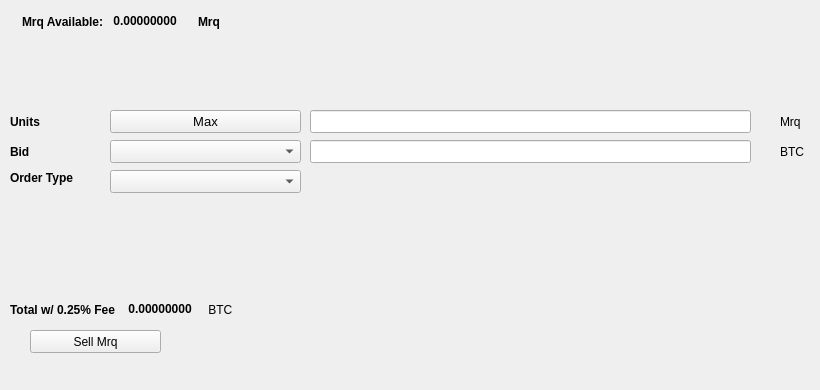
   <widget class="QWidget" name="SellTab">
    <attribute name="title">
     <string>Sell</string>
    </attribute>
    <widget class="QLabel" name="label_16">
     <property name="geometry">
      <rect>
       <x>780</x>
       <y>140</y>
       <width>31</width>
       <height>23</height>
      </rect>
     </property>
     <property name="text">
      <string>BTC</string>
     </property>
    </widget>
    <widget class="QComboBox" name="SellBidcomboBox">
     <property name="geometry">
      <rect>
       <x>110</x>
       <y>140</y>
       <width>191</width>
       <height>23</height>
      </rect>
     </property>
     <property name="font">
      <font>
       <pointsize>10</pointsize>
      </font>
     </property>
    </widget>
    <widget class="QLabel" name="label_18">
     <property name="geometry">
      <rect>
       <x>10</x>
       <y>110</y>
       <width>46</width>
       <height>23</height>
      </rect>
     </property>
     <property name="font">
      <font>
       <weight>75</weight>
       <bold>true</bold>
      </font>
     </property>
     <property name="text">
      <string>Units</string>
     </property>
    </widget>
    <widget class="QPushButton" name="Sell_Max_Amount">
     <property name="geometry">
      <rect>
       <x>110</x>
       <y>110</y>
       <width>191</width>
       <height>23</height>
      </rect>
     </property>
     <property name="font">
      <font>
       <pointsize>10</pointsize>
      </font>
     </property>
     <property name="text">
      <string>Max</string>
     </property>
    </widget>
    <widget class="QLabel" name="label_20">
     <property name="geometry">
      <rect>
       <x>10</x>
       <y>170</y>
       <width>91</width>
       <height>16</height>
      </rect>
     </property>
     <property name="font">
      <font>
       <weight>75</weight>
       <bold>true</bold>
      </font>
     </property>
     <property name="text">
      <string>Order Type</string>
     </property>
    </widget>
    <widget class="QComboBox" name="SellOrdertypeCombo">
     <property name="geometry">
      <rect>
       <x>110</x>
       <y>170</y>
       <width>191</width>
       <height>23</height>
      </rect>
     </property>
     <property name="font">
      <font>
       <pointsize>10</pointsize>
      </font>
     </property>
    </widget>
    <widget class="QLabel" name="label_21">
     <property name="geometry">
      <rect>
       <x>10</x>
       <y>140</y>
       <width>46</width>
       <height>23</height>
      </rect>
     </property>
     <property name="font">
      <font>
       <weight>75</weight>
       <bold>true</bold>
      </font>
     </property>
     <property name="text">
      <string>Bid</string>
     </property>
    </widget>
    <widget class="QLabel" name="label_22">
     <property name="geometry">
      <rect>
       <x>780</x>
       <y>110</y>
       <width>31</width>
       <height>23</height>
      </rect>
     </property>
     <property name="text">
      <string>Mrq</string>
     </property>
    </widget>
    <widget class="QLineEdit" name="UnitsInputMrq">
     <property name="geometry">
      <rect>
       <x>310</x>
       <y>110</y>
       <width>441</width>
       <height>23</height>
      </rect>
     </property>
     <property name="font">
      <font>
       <pointsize>9</pointsize>
       <weight>75</weight>
       <bold>true</bold>
      </font>
     </property>
    </widget>
    <widget class="QLineEdit" name="SellBidPriceEdit">
     <property name="geometry">
      <rect>
       <x>310</x>
       <y>140</y>
       <width>441</width>
       <height>23</height>
      </rect>
     </property>
     <property name="font">
      <font>
       <pointsize>9</pointsize>
       <weight>75</weight>
       <bold>true</bold>
      </font>
     </property>
    </widget>
    <widget class="QPushButton" name="SellMrqBTN">
     <property name="geometry">
      <rect>
       <x>30</x>
       <y>330</y>
       <width>131</width>
       <height>23</height>
      </rect>
     </property>
     <property name="text">
      <string>Sell Mrq</string>
     </property>
     <property name="icon">
      <iconset resource="../mrq">
       <normaloff>:/icons/bitcoin</normaloff>:/icons/bitcoin</iconset>
     </property>
    </widget>
    <widget class="QWidget" name="layoutWidget3">
     <property name="geometry">
      <rect>
       <x>22</x>
       <y>12</y>
       <width>258</width>
       <height>19</height>
      </rect>
     </property>
     <layout class="QHBoxLayout" name="horizontalLayout">
      <item>
       <widget class="QLabel" name="label232_2">
        <property name="font">
         <font>
          <weight>75</weight>
          <bold>true</bold>
         </font>
        </property>
        <property name="text">
         <string>Mrq Available:</string>
        </property>
       </widget>
      </item>
      <item>
       <widget class="QLabel" name="MrqAvailableLabel">
        <property name="palette">
         <palette>
          <active>
           <colorrole role="WindowText">
            <brush brushstyle="SolidPattern">
             <color alpha="255">
              <red>0</red>
              <green>0</green>
              <blue>0</blue>
             </color>
            </brush>
           </colorrole>
           <colorrole role="Button">
            <brush brushstyle="SolidPattern">
             <color alpha="255">
              <red>0</red>
              <green>170</green>
              <blue>0</blue>
             </color>
            </brush>
           </colorrole>
           <colorrole role="Light">
            <brush brushstyle="SolidPattern">
             <color alpha="255">
              <red>0</red>
              <green>255</green>
              <blue>0</blue>
             </color>
            </brush>
           </colorrole>
           <colorrole role="Midlight">
            <brush brushstyle="SolidPattern">
             <color alpha="255">
              <red>0</red>
              <green>212</green>
              <blue>0</blue>
             </color>
            </brush>
           </colorrole>
           <colorrole role="Dark">
            <brush brushstyle="SolidPattern">
             <color alpha="255">
              <red>0</red>
              <green>85</green>
              <blue>0</blue>
             </color>
            </brush>
           </colorrole>
           <colorrole role="Mid">
            <brush brushstyle="SolidPattern">
             <color alpha="255">
              <red>0</red>
              <green>113</green>
              <blue>0</blue>
             </color>
            </brush>
           </colorrole>
           <colorrole role="Text">
            <brush brushstyle="SolidPattern">
             <color alpha="255">
              <red>0</red>
              <green>170</green>
              <blue>0</blue>
             </color>
            </brush>
           </colorrole>
           <colorrole role="BrightText">
            <brush brushstyle="SolidPattern">
             <color alpha="255">
              <red>255</red>
              <green>255</green>
              <blue>255</blue>
             </color>
            </brush>
           </colorrole>
           <colorrole role="ButtonText">
            <brush brushstyle="SolidPattern">
             <color alpha="255">
              <red>0</red>
              <green>0</green>
              <blue>0</blue>
             </color>
            </brush>
           </colorrole>
           <colorrole role="Base">
            <brush brushstyle="SolidPattern">
             <color alpha="255">
              <red>255</red>
              <green>255</green>
              <blue>255</blue>
             </color>
            </brush>
           </colorrole>
           <colorrole role="Window">
            <brush brushstyle="SolidPattern">
             <color alpha="255">
              <red>0</red>
              <green>170</green>
              <blue>0</blue>
             </color>
            </brush>
           </colorrole>
           <colorrole role="Shadow">
            <brush brushstyle="SolidPattern">
             <color alpha="255">
              <red>0</red>
              <green>0</green>
              <blue>0</blue>
             </color>
            </brush>
           </colorrole>
           <colorrole role="AlternateBase">
            <brush brushstyle="SolidPattern">
             <color alpha="255">
              <red>127</red>
              <green>212</green>
              <blue>127</blue>
             </color>
            </brush>
           </colorrole>
           <colorrole role="ToolTipBase">
            <brush brushstyle="SolidPattern">
             <color alpha="255">
              <red>255</red>
              <green>255</green>
              <blue>220</blue>
             </color>
            </brush>
           </colorrole>
           <colorrole role="ToolTipText">
            <brush brushstyle="SolidPattern">
             <color alpha="255">
              <red>0</red>
              <green>0</green>
              <blue>0</blue>
             </color>
            </brush>
           </colorrole>
          </active>
          <inactive>
           <colorrole role="WindowText">
            <brush brushstyle="SolidPattern">
             <color alpha="255">
              <red>0</red>
              <green>0</green>
              <blue>0</blue>
             </color>
            </brush>
           </colorrole>
           <colorrole role="Button">
            <brush brushstyle="SolidPattern">
             <color alpha="255">
              <red>0</red>
              <green>170</green>
              <blue>0</blue>
             </color>
            </brush>
           </colorrole>
           <colorrole role="Light">
            <brush brushstyle="SolidPattern">
             <color alpha="255">
              <red>0</red>
              <green>255</green>
              <blue>0</blue>
             </color>
            </brush>
           </colorrole>
           <colorrole role="Midlight">
            <brush brushstyle="SolidPattern">
             <color alpha="255">
              <red>0</red>
              <green>212</green>
              <blue>0</blue>
             </color>
            </brush>
           </colorrole>
           <colorrole role="Dark">
            <brush brushstyle="SolidPattern">
             <color alpha="255">
              <red>0</red>
              <green>85</green>
              <blue>0</blue>
             </color>
            </brush>
           </colorrole>
           <colorrole role="Mid">
            <brush brushstyle="SolidPattern">
             <color alpha="255">
              <red>0</red>
              <green>113</green>
              <blue>0</blue>
             </color>
            </brush>
           </colorrole>
           <colorrole role="Text">
            <brush brushstyle="SolidPattern">
             <color alpha="255">
              <red>0</red>
              <green>170</green>
              <blue>0</blue>
             </color>
            </brush>
           </colorrole>
           <colorrole role="BrightText">
            <brush brushstyle="SolidPattern">
             <color alpha="255">
              <red>255</red>
              <green>255</green>
              <blue>255</blue>
             </color>
            </brush>
           </colorrole>
           <colorrole role="ButtonText">
            <brush brushstyle="SolidPattern">
             <color alpha="255">
              <red>0</red>
              <green>0</green>
              <blue>0</blue>
             </color>
            </brush>
           </colorrole>
           <colorrole role="Base">
            <brush brushstyle="SolidPattern">
             <color alpha="255">
              <red>255</red>
              <green>255</green>
              <blue>255</blue>
             </color>
            </brush>
           </colorrole>
           <colorrole role="Window">
            <brush brushstyle="SolidPattern">
             <color alpha="255">
              <red>0</red>
              <green>170</green>
              <blue>0</blue>
             </color>
            </brush>
           </colorrole>
           <colorrole role="Shadow">
            <brush brushstyle="SolidPattern">
             <color alpha="255">
              <red>0</red>
              <green>0</green>
              <blue>0</blue>
             </color>
            </brush>
           </colorrole>
           <colorrole role="AlternateBase">
            <brush brushstyle="SolidPattern">
             <color alpha="255">
              <red>127</red>
              <green>212</green>
              <blue>127</blue>
             </color>
            </brush>
           </colorrole>
           <colorrole role="ToolTipBase">
            <brush brushstyle="SolidPattern">
             <color alpha="255">
              <red>255</red>
              <green>255</green>
              <blue>220</blue>
             </color>
            </brush>
           </colorrole>
           <colorrole role="ToolTipText">
            <brush brushstyle="SolidPattern">
             <color alpha="255">
              <red>0</red>
              <green>0</green>
              <blue>0</blue>
             </color>
            </brush>
           </colorrole>
          </inactive>
          <disabled>
           <colorrole role="WindowText">
            <brush brushstyle="SolidPattern">
             <color alpha="255">
              <red>0</red>
              <green>85</green>
              <blue>0</blue>
             </color>
            </brush>
           </colorrole>
           <colorrole role="Button">
            <brush brushstyle="SolidPattern">
             <color alpha="255">
              <red>0</red>
              <green>170</green>
              <blue>0</blue>
             </color>
            </brush>
           </colorrole>
           <colorrole role="Light">
            <brush brushstyle="SolidPattern">
             <color alpha="255">
              <red>0</red>
              <green>255</green>
              <blue>0</blue>
             </color>
            </brush>
           </colorrole>
           <colorrole role="Midlight">
            <brush brushstyle="SolidPattern">
             <color alpha="255">
              <red>0</red>
              <green>212</green>
              <blue>0</blue>
             </color>
            </brush>
           </colorrole>
           <colorrole role="Dark">
            <brush brushstyle="SolidPattern">
             <color alpha="255">
              <red>0</red>
              <green>85</green>
              <blue>0</blue>
             </color>
            </brush>
           </colorrole>
           <colorrole role="Mid">
            <brush brushstyle="SolidPattern">
             <color alpha="255">
              <red>0</red>
              <green>113</green>
              <blue>0</blue>
             </color>
            </brush>
           </colorrole>
           <colorrole role="Text">
            <brush brushstyle="SolidPattern">
             <color alpha="255">
              <red>0</red>
              <green>85</green>
              <blue>0</blue>
             </color>
            </brush>
           </colorrole>
           <colorrole role="BrightText">
            <brush brushstyle="SolidPattern">
             <color alpha="255">
              <red>255</red>
              <green>255</green>
              <blue>255</blue>
             </color>
            </brush>
           </colorrole>
           <colorrole role="ButtonText">
            <brush brushstyle="SolidPattern">
             <color alpha="255">
              <red>0</red>
              <green>85</green>
              <blue>0</blue>
             </color>
            </brush>
           </colorrole>
           <colorrole role="Base">
            <brush brushstyle="SolidPattern">
             <color alpha="255">
              <red>0</red>
              <green>170</green>
              <blue>0</blue>
             </color>
            </brush>
           </colorrole>
           <colorrole role="Window">
            <brush brushstyle="SolidPattern">
             <color alpha="255">
              <red>0</red>
              <green>170</green>
              <blue>0</blue>
             </color>
            </brush>
           </colorrole>
           <colorrole role="Shadow">
            <brush brushstyle="SolidPattern">
             <color alpha="255">
              <red>0</red>
              <green>0</green>
              <blue>0</blue>
             </color>
            </brush>
           </colorrole>
           <colorrole role="AlternateBase">
            <brush brushstyle="SolidPattern">
             <color alpha="255">
              <red>0</red>
              <green>170</green>
              <blue>0</blue>
             </color>
            </brush>
           </colorrole>
           <colorrole role="ToolTipBase">
            <brush brushstyle="SolidPattern">
             <color alpha="255">
              <red>255</red>
              <green>255</green>
              <blue>220</blue>
             </color>
            </brush>
           </colorrole>
           <colorrole role="ToolTipText">
            <brush brushstyle="SolidPattern">
             <color alpha="255">
              <red>0</red>
              <green>0</green>
              <blue>0</blue>
             </color>
            </brush>
           </colorrole>
          </disabled>
         </palette>
        </property>
        <property name="font">
         <font>
          <weight>75</weight>
          <bold>true</bold>
         </font>
        </property>
        <property name="text">
         <string> 0.00000000 </string>
        </property>
        <property name="textInteractionFlags">
         <set>Qt::LinksAccessibleByMouse|Qt::TextSelectableByKeyboard|Qt::TextSelectableByMouse</set>
        </property>
       </widget>
      </item>
      <item>
       <widget class="QLabel" name="labelMrq">
        <property name="font">
         <font>
          <weight>75</weight>
          <bold>true</bold>
         </font>
        </property>
        <property name="text">
         <string>Mrq</string>
        </property>
       </widget>
      </item>
     </layout>
    </widget>
    <widget class="QWidget" name="layoutWidget">
     <property name="geometry">
      <rect>
       <x>10</x>
       <y>300</y>
       <width>268</width>
       <height>19</height>
      </rect>
     </property>
     <layout class="QHBoxLayout" name="horizontalLayout_2">
      <item>
       <widget class="QLabel" name="label_19">
        <property name="font">
         <font>
          <weight>75</weight>
          <bold>true</bold>
         </font>
        </property>
        <property name="text">
         <string>Total w/ 0.25% Fee </string>
        </property>
       </widget>
      </item>
      <item>
       <widget class="QLabel" name="SellCostLabel">
        <property name="palette">
         <palette>
          <active>
           <colorrole role="WindowText">
            <brush brushstyle="SolidPattern">
             <color alpha="255">
              <red>0</red>
              <green>0</green>
              <blue>0</blue>
             </color>
            </brush>
           </colorrole>
           <colorrole role="Button">
            <brush brushstyle="SolidPattern">
             <color alpha="255">
              <red>0</red>
              <green>170</green>
              <blue>0</blue>
             </color>
            </brush>
           </colorrole>
           <colorrole role="Light">
            <brush brushstyle="SolidPattern">
             <color alpha="255">
              <red>0</red>
              <green>255</green>
              <blue>0</blue>
             </color>
            </brush>
           </colorrole>
           <colorrole role="Midlight">
            <brush brushstyle="SolidPattern">
             <color alpha="255">
              <red>0</red>
              <green>212</green>
              <blue>0</blue>
             </color>
            </brush>
           </colorrole>
           <colorrole role="Dark">
            <brush brushstyle="SolidPattern">
             <color alpha="255">
              <red>0</red>
              <green>85</green>
              <blue>0</blue>
             </color>
            </brush>
           </colorrole>
           <colorrole role="Mid">
            <brush brushstyle="SolidPattern">
             <color alpha="255">
              <red>0</red>
              <green>113</green>
              <blue>0</blue>
             </color>
            </brush>
           </colorrole>
           <colorrole role="Text">
            <brush brushstyle="SolidPattern">
             <color alpha="255">
              <red>0</red>
              <green>170</green>
              <blue>0</blue>
             </color>
            </brush>
           </colorrole>
           <colorrole role="BrightText">
            <brush brushstyle="SolidPattern">
             <color alpha="255">
              <red>255</red>
              <green>255</green>
              <blue>255</blue>
             </color>
            </brush>
           </colorrole>
           <colorrole role="ButtonText">
            <brush brushstyle="SolidPattern">
             <color alpha="255">
              <red>0</red>
              <green>0</green>
              <blue>0</blue>
             </color>
            </brush>
           </colorrole>
           <colorrole role="Base">
            <brush brushstyle="SolidPattern">
             <color alpha="255">
              <red>255</red>
              <green>255</green>
              <blue>255</blue>
             </color>
            </brush>
           </colorrole>
           <colorrole role="Window">
            <brush brushstyle="SolidPattern">
             <color alpha="255">
              <red>0</red>
              <green>170</green>
              <blue>0</blue>
             </color>
            </brush>
           </colorrole>
           <colorrole role="Shadow">
            <brush brushstyle="SolidPattern">
             <color alpha="255">
              <red>0</red>
              <green>0</green>
              <blue>0</blue>
             </color>
            </brush>
           </colorrole>
           <colorrole role="AlternateBase">
            <brush brushstyle="SolidPattern">
             <color alpha="255">
              <red>127</red>
              <green>212</green>
              <blue>127</blue>
             </color>
            </brush>
           </colorrole>
           <colorrole role="ToolTipBase">
            <brush brushstyle="SolidPattern">
             <color alpha="255">
              <red>255</red>
              <green>255</green>
              <blue>220</blue>
             </color>
            </brush>
           </colorrole>
           <colorrole role="ToolTipText">
            <brush brushstyle="SolidPattern">
             <color alpha="255">
              <red>0</red>
              <green>0</green>
              <blue>0</blue>
             </color>
            </brush>
           </colorrole>
          </active>
          <inactive>
           <colorrole role="WindowText">
            <brush brushstyle="SolidPattern">
             <color alpha="255">
              <red>0</red>
              <green>0</green>
              <blue>0</blue>
             </color>
            </brush>
           </colorrole>
           <colorrole role="Button">
            <brush brushstyle="SolidPattern">
             <color alpha="255">
              <red>0</red>
              <green>170</green>
              <blue>0</blue>
             </color>
            </brush>
           </colorrole>
           <colorrole role="Light">
            <brush brushstyle="SolidPattern">
             <color alpha="255">
              <red>0</red>
              <green>255</green>
              <blue>0</blue>
             </color>
            </brush>
           </colorrole>
           <colorrole role="Midlight">
            <brush brushstyle="SolidPattern">
             <color alpha="255">
              <red>0</red>
              <green>212</green>
              <blue>0</blue>
             </color>
            </brush>
           </colorrole>
           <colorrole role="Dark">
            <brush brushstyle="SolidPattern">
             <color alpha="255">
              <red>0</red>
              <green>85</green>
              <blue>0</blue>
             </color>
            </brush>
           </colorrole>
           <colorrole role="Mid">
            <brush brushstyle="SolidPattern">
             <color alpha="255">
              <red>0</red>
              <green>113</green>
              <blue>0</blue>
             </color>
            </brush>
           </colorrole>
           <colorrole role="Text">
            <brush brushstyle="SolidPattern">
             <color alpha="255">
              <red>0</red>
              <green>170</green>
              <blue>0</blue>
             </color>
            </brush>
           </colorrole>
           <colorrole role="BrightText">
            <brush brushstyle="SolidPattern">
             <color alpha="255">
              <red>255</red>
              <green>255</green>
              <blue>255</blue>
             </color>
            </brush>
           </colorrole>
           <colorrole role="ButtonText">
            <brush brushstyle="SolidPattern">
             <color alpha="255">
              <red>0</red>
              <green>0</green>
              <blue>0</blue>
             </color>
            </brush>
           </colorrole>
           <colorrole role="Base">
            <brush brushstyle="SolidPattern">
             <color alpha="255">
              <red>255</red>
              <green>255</green>
              <blue>255</blue>
             </color>
            </brush>
           </colorrole>
           <colorrole role="Window">
            <brush brushstyle="SolidPattern">
             <color alpha="255">
              <red>0</red>
              <green>170</green>
              <blue>0</blue>
             </color>
            </brush>
           </colorrole>
           <colorrole role="Shadow">
            <brush brushstyle="SolidPattern">
             <color alpha="255">
              <red>0</red>
              <green>0</green>
              <blue>0</blue>
             </color>
            </brush>
           </colorrole>
           <colorrole role="AlternateBase">
            <brush brushstyle="SolidPattern">
             <color alpha="255">
              <red>127</red>
              <green>212</green>
              <blue>127</blue>
             </color>
            </brush>
           </colorrole>
           <colorrole role="ToolTipBase">
            <brush brushstyle="SolidPattern">
             <color alpha="255">
              <red>255</red>
              <green>255</green>
              <blue>220</blue>
             </color>
            </brush>
           </colorrole>
           <colorrole role="ToolTipText">
            <brush brushstyle="SolidPattern">
             <color alpha="255">
              <red>0</red>
              <green>0</green>
              <blue>0</blue>
             </color>
            </brush>
           </colorrole>
          </inactive>
          <disabled>
           <colorrole role="WindowText">
            <brush brushstyle="SolidPattern">
             <color alpha="255">
              <red>0</red>
              <green>85</green>
              <blue>0</blue>
             </color>
            </brush>
           </colorrole>
           <colorrole role="Button">
            <brush brushstyle="SolidPattern">
             <color alpha="255">
              <red>0</red>
              <green>170</green>
              <blue>0</blue>
             </color>
            </brush>
           </colorrole>
           <colorrole role="Light">
            <brush brushstyle="SolidPattern">
             <color alpha="255">
              <red>0</red>
              <green>255</green>
              <blue>0</blue>
             </color>
            </brush>
           </colorrole>
           <colorrole role="Midlight">
            <brush brushstyle="SolidPattern">
             <color alpha="255">
              <red>0</red>
              <green>212</green>
              <blue>0</blue>
             </color>
            </brush>
           </colorrole>
           <colorrole role="Dark">
            <brush brushstyle="SolidPattern">
             <color alpha="255">
              <red>0</red>
              <green>85</green>
              <blue>0</blue>
             </color>
            </brush>
           </colorrole>
           <colorrole role="Mid">
            <brush brushstyle="SolidPattern">
             <color alpha="255">
              <red>0</red>
              <green>113</green>
              <blue>0</blue>
             </color>
            </brush>
           </colorrole>
           <colorrole role="Text">
            <brush brushstyle="SolidPattern">
             <color alpha="255">
              <red>0</red>
              <green>85</green>
              <blue>0</blue>
             </color>
            </brush>
           </colorrole>
           <colorrole role="BrightText">
            <brush brushstyle="SolidPattern">
             <color alpha="255">
              <red>255</red>
              <green>255</green>
              <blue>255</blue>
             </color>
            </brush>
           </colorrole>
           <colorrole role="ButtonText">
            <brush brushstyle="SolidPattern">
             <color alpha="255">
              <red>0</red>
              <green>85</green>
              <blue>0</blue>
             </color>
            </brush>
           </colorrole>
           <colorrole role="Base">
            <brush brushstyle="SolidPattern">
             <color alpha="255">
              <red>0</red>
              <green>170</green>
              <blue>0</blue>
             </color>
            </brush>
           </colorrole>
           <colorrole role="Window">
            <brush brushstyle="SolidPattern">
             <color alpha="255">
              <red>0</red>
              <green>170</green>
              <blue>0</blue>
             </color>
            </brush>
           </colorrole>
           <colorrole role="Shadow">
            <brush brushstyle="SolidPattern">
             <color alpha="255">
              <red>0</red>
              <green>0</green>
              <blue>0</blue>
             </color>
            </brush>
           </colorrole>
           <colorrole role="AlternateBase">
            <brush brushstyle="SolidPattern">
             <color alpha="255">
              <red>0</red>
              <green>170</green>
              <blue>0</blue>
             </color>
            </brush>
           </colorrole>
           <colorrole role="ToolTipBase">
            <brush brushstyle="SolidPattern">
             <color alpha="255">
              <red>255</red>
              <green>255</green>
              <blue>220</blue>
             </color>
            </brush>
           </colorrole>
           <colorrole role="ToolTipText">
            <brush brushstyle="SolidPattern">
             <color alpha="255">
              <red>0</red>
              <green>0</green>
              <blue>0</blue>
             </color>
            </brush>
           </colorrole>
          </disabled>
         </palette>
        </property>
        <property name="font">
         <font>
          <weight>75</weight>
          <bold>true</bold>
         </font>
        </property>
        <property name="autoFillBackground">
         <bool>false</bool>
        </property>
        <property name="text">
         <string> 0.00000000</string>
        </property>
        <property name="textInteractionFlags">
         <set>Qt::LinksAccessibleByMouse|Qt::TextSelectableByMouse</set>
        </property>
       </widget>
      </item>
      <item>
       <widget class="QLabel" name="label_17">
        <property name="font">
         <font>
          <weight>50</weight>
          <bold>false</bold>
         </font>
        </property>
        <property name="text">
         <string> BTC</string>
        </property>
       </widget>
      </item>
     </layout>
    </widget>
    <widget class="QLabel" name="label_23">
     <property name="geometry">
      <rect>
       <x>460</x>
       <y>300</y>
       <width>281</width>
       <height>81</height>
      </rect>
     </property>
     <property name="text">
      <string/>
     </property>
     <property name="pixmap">
      <pixmap>:/images/bittrex</pixmap>
     </property>
    </widget>
   </widget>
